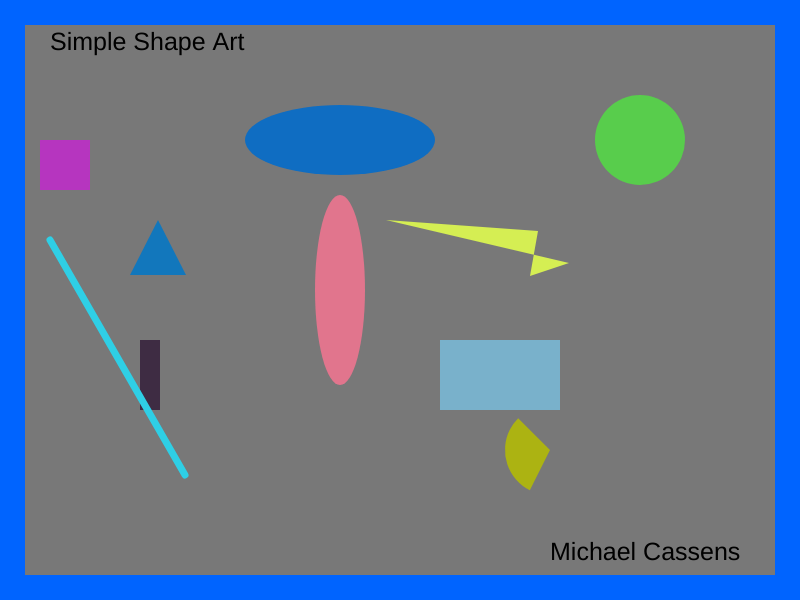
Frame 1 (no input)
Frame 60 (no input): identical to frame 1, image omitted
Frame 120 (the mouse pressed at the canvas centre since frame 60): identical to frame 1, image omitted

The p5.js sketch that drew this single still picture (run headless with seeded random() and noise() and a simulated clock; from frame 60 on, the mouse is pressed at the canvas centre):

// p5.js sketch
// ── sketch.js
// create all the variables
var counter = 0;
var shape1X = 40, shape1Y = 140;
var shape2X = 640, shape2Y = 140;
var shape3X = 140, shape3Y = 340;
var shape4X = 440, shape4Y = 340;
var shape5X = 340, shape5Y = 140;
var shape6X = 550, shape6Y = 450;
var shape7X = 538, shape7Y = 231;
var shape8X = 130, shape8Y = 275;
var shape9X = 340, shape9Y = 290;
var shape10X = 50, shape10Y = 240;
var redColor1, greenColor1, blueColor1;
var redColor2, greenColor2, blueColor2;
var redColor3, greenColor3, blueColor3;
var redColor4, greenColor4, blueColor4;
var redColor5, greenColor5, blueColor5;
var redColor6, greenColor6, blueColor6;
var redColor7, greenColor7, blueColor7;
var redColor8, greenColor8, blueColor8;
var redColor9, greenColor9, blueColor9;
var redColor10, greenColor10, blueColor10;
var shape1Size = 50;
var shape2Size = 90;
var shape3Sizew = 20;
var shape3Sizeh = 70;
var shape4Sizew = 120;
var shape4Sizeh = 70;
var shape5Sizew = 190;
var shape5Sizeh = 70;
var shape6Size = 90;
var shape9Sizew = 50;
var shape9Sizeh = 190;

// set up a random color initially
function setup()
{
    createCanvas(800,600);
    redColor1 = random(255);
    greenColor1 = random(255);
    blueColor1 = random(255);
    redColor2 = random(255);
    greenColor2 = random(255);
    blueColor2 = random(255);
    redColor3 = random(255);
    greenColor3 = random(255);
    blueColor3 = random(255);
    redColor4 = random(255);
    greenColor4 = random(255);
    blueColor4 = random(255);
    redColor5 = random(255);
    greenColor5 = random(255);
    blueColor5 = random(255);
    redColor6 = random(255);
    greenColor6 = random(255);
    blueColor6 = random(255);
    redColor7 = random(255);
    greenColor7 = random(255);
    blueColor7 = random(255);
    redColor8 = random(255);
    greenColor8 = random(255);
    blueColor8 = random(255);
    redColor9 = random(255);
    greenColor9 = random(255);
    blueColor9 = random(255);
    redColor10 = random(255);
    greenColor10 = random(255);
    blueColor10 = random(255);
}


function draw()
{
    background(120);
    // upper border
    noStroke();
    fill(0,100,255);
    rect(0,0,800,25);
    // left border
    rect(0,25,25,600);
    // bottom border
    rect(25,575,800,25);
    // right border
    rect(775,25,25,600);

    fill(0);
    textSize(25);
    text("Michael Cassens",550,560);
    text("Simple Shape Art",50,50);

    // change the shapes and color when we hit 1000
    if(counter > 1000)
    {
        shape1X = random(100,600);
        shape1Y = random(100,500);
        shape2X = random(100,600);
        shape2Y = random(100,500);
        shape3X = random(100,600);
        shape3Y = random(100,500);
        shape4X = random(100,600);
        shape4Y = random(100,500);
        shape5X = random(100,600);
        shape5Y = random(100,500);
        shape6X = random(100,600);
        shape6Y = random(100,500);
        shape7X = random(100,600);
        shape7Y = random(100,500);
        shape8X = random(100,600);
        shape8Y = random(100,500);
        shape9X = random(100,600);
        shape9Y = random(100,500);
        shape10X = random(100,600);
        shape10Y = random(100,500);
        redColor1 = random(255);
        greenColor1 = random(255);
        blueColor1 = random(255);
        redColor2 = random(255);
        greenColor2 = random(255);
        blueColor2 = random(255);
        redColor3 = random(255);
        greenColor3 = random(255);
        blueColor3 = random(255);
        redColor4 = random(255);
        greenColor4 = random(255);
        blueColor4 = random(255);
        redColor5 = random(255);
        greenColor5 = random(255);
        blueColor5 = random(255);
        redColor6 = random(255);
        greenColor6 = random(255);
        blueColor6 = random(255);
        redColor7 = random(255);
        greenColor7 = random(255);
        blueColor7 = random(255);
        redColor8 = random(255);
        greenColor8 = random(255);
        blueColor8 = random(255);
        redColor9 = random(255);
        greenColor9 = random(255);
        blueColor9 = random(255);
        redColor10 = random(255);
        greenColor10 = random(255);
        blueColor10 = random(255);
        shape1Size = random(100);
        shape2Size = random(100);
        shape3Sizew = random(50);
        shape3Sizeh = random(100);
        shape4Sizew = random(200);
        shape4Sizeh = random(100);
        shape5Sizew = random(200);
        shape5Sizeh = random(100);
        shape6Size = random(135);
        shape9Sizew = random(100);
        shape9Sizeh = random(200);
        counter = 0;
    }
    counter++;
        // shape 1
        fill(redColor1,greenColor1,blueColor1);
        square(shape1X,shape1Y,shape1Size);

        // shape 2
        fill(redColor2,greenColor2,blueColor2);
        circle(shape2X,shape2Y,shape2Size);

        // shape 3
        fill(redColor3,greenColor3,blueColor3);
        rect(shape3X,shape3Y,shape3Sizew,shape3Sizeh);

        // shape 4
        fill(redColor4,greenColor4,blueColor4);
        rect(shape4X,shape4Y,shape4Sizew,shape4Sizeh);

        // shape 5
        fill(redColor5,greenColor5,blueColor5);
        ellipse(shape5X,shape5Y,shape5Sizew,shape5Sizeh);

        // shape 6
        fill(redColor6,greenColor6,blueColor6);
        arc(shape6X, shape6Y, shape6Size, 90, 90, PI + QUARTER_PI);

        // shape 7
        fill(redColor7,greenColor7,blueColor7);
        quad(shape7X, shape7Y, 386, 220, 569, 263, 530, 276);

        // shape 8
        fill(redColor8,greenColor8,blueColor8);
        triangle(shape8X, shape8Y, 158, 220, 186, 275);

        // shape 9
        fill(redColor9,greenColor9,blueColor9);
        ellipse(shape9X,shape9Y,shape9Sizew,shape9Sizeh);

        // shape 10
        stroke(redColor10,greenColor10,blueColor10);
        strokeWeight(7);
        line(shape10X, shape10Y, 185, 475);
    
}
